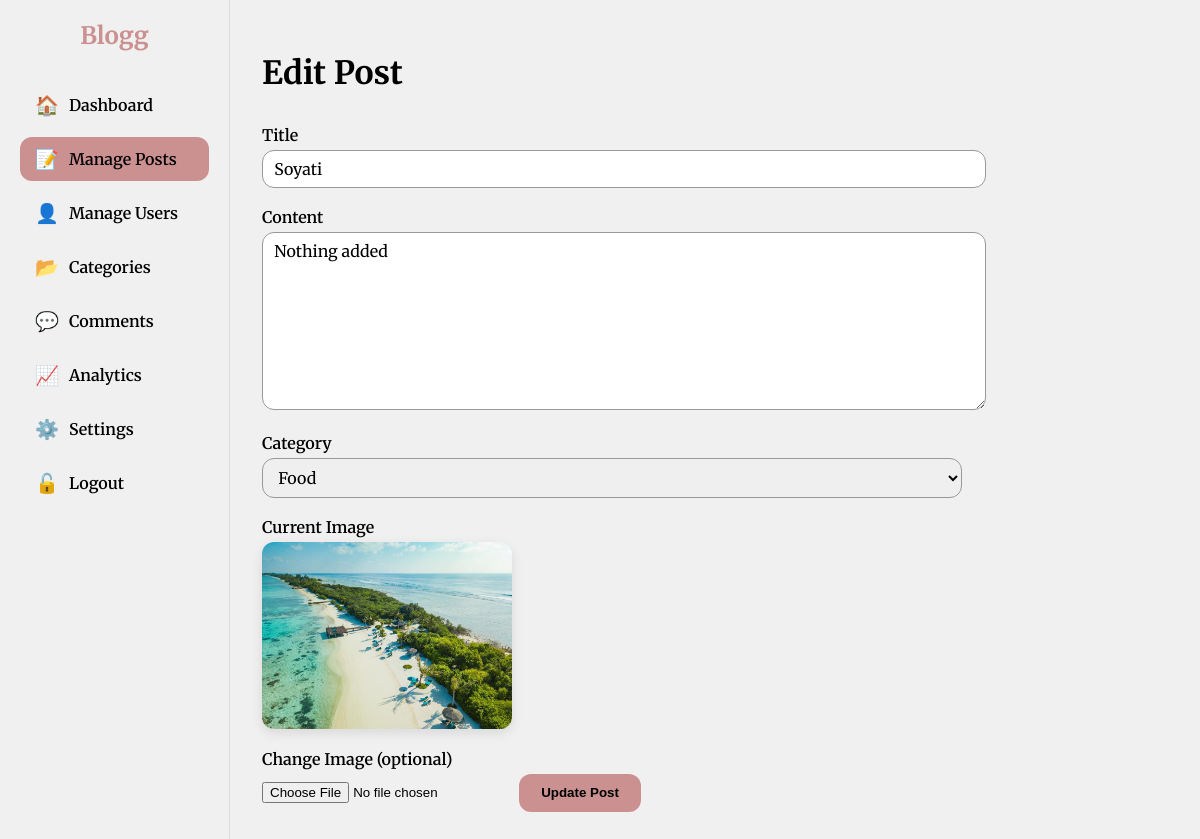
The page /admin/edit-post.php?id=14 (signed in) on the database its author committed.
### tables this page shows
CREATE TABLE `posts` (
  `id` int(11) NOT NULL,
  `user_id` int(11) DEFAULT NULL,
  `title` varchar(255) NOT NULL,
  `content` text NOT NULL,
  `image` varchar(255) DEFAULT NULL,
  `category_id` int(11) DEFAULT NULL,
  `status` enum('draft','published','archived') DEFAULT 'published',
  `created_at` timestamp NOT NULL DEFAULT current_timestamp(),
  `updated_at` timestamp NOT NULL DEFAULT current_timestamp() ON UPDATE current_timestamp(),
  `views` int(11) NOT NULL DEFAULT 0,
  `author` varchar(255) NOT NULL DEFAULT 'Admin'
);

CREATE TABLE `categories` (
  `id` int(11) NOT NULL,
  `name` varchar(100) NOT NULL,
  `description` text DEFAULT NULL
);

### admin/edit-post.php (the view, shortened to what this page needs)
<?php
include '../php/config.php';
$postId = (int)$_GET['id'];
$postResult = $conn->query("SELECT * FROM posts WHERE id = $postId");
$post = $postResult->fetch_assoc();
$categoriesResult = $conn->query("SELECT id, name FROM categories ORDER BY name ASC");
?>
<!DOCTYPE html>
<html lang="en">
<head>
</head>
<body>
  <aside class="sidebar">
    <a href="../index.php" class="logo">Blogg</a>
    <nav>
      <a href="dashboard.php"><span class="icon">🏠</span> Dashboard</a>
      <a href="manage-posts.php" class="active"><span class="icon">📝</span> Manage Posts</a>
      <a href="manage-users.php"><span class="icon">👤</span> Manage Users</a>
      <a href="categories.php"><span class="icon">📂</span> Categories</a>
      <a href="manage-comments.php"><span class="icon">💬</span> Comments</a>
      <a href="analytics-blog.php"><span class="icon">📈</span> Analytics</a>
      <a href="settings.php"><span class="icon">⚙️</span> Settings</a>
      <a href="logout.php"><span class="icon">🔓</span> Logout</a>
    </nav>
  </aside>
  <main class="main-content">
    <h1>Edit Post</h1>
    <form action="" method="post" enctype="multipart/form-data">
      <label for="title">Title</label>
      <input type="text" name="title" id="title" value="<?= htmlspecialchars($post['title']) ?>" required>
      <label for="content">Content</label>
      <textarea name="content" id="content" required><?= htmlspecialchars($post['content']) ?></textarea>
      <label for="category">Category</label>
      <select name="category" id="category" required>
        <?php while ($cat = $categoriesResult->fetch_assoc()): ?>
          <option value="<?= $cat['id'] ?>" <?= ($cat['id'] == $post['category_id']) ? 'selected' : '' ?>>
            <?= htmlspecialchars($cat['name']) ?>
          </option>
        <?php endwhile; ?>
      </select>
      <label>Current Image</label>
      <?php if ($post['image'] && file_exists('../uploads/' . $post['image'])): ?>
        <img src="../uploads/<?= htmlspecialchars($post['image']) ?>" alt="Current Image" class="current-image" />
      <?php else: ?>
        <p>No image uploaded.</p>
      <?php endif; ?>
      <label for="image">Change Image (optional)</label>
      <input type="file" name="image" id="image" accept="image/*">
      <button type="submit">Update Post</button>
    </form>
  </main>
</body>
</html>

### admin/edit-post.php (style rules this page uses)
:root { --font-family: 'Merriweather', serif; --black: #000000; --white: #f0f0f0; --gray: #dddddd; --input-border: #999999; --button-hover-bg: #cb9191; --label-text-default: #666666; --error-text: red; --radius: 12px; --transition: 0.3s ease; --max-width: 1200px; }
body { margin: 0; font-family: var(--font-family); background: var(--white); color: var(--black); min-height: 100vh; display: flex; }
.sidebar { width: 230px; background: var(--white); border-right: 1px solid var(--gray); padding: 20px; box-sizing: border-box; }
.sidebar .logo { font-size: 1.5rem; font-weight: 700; color: var(--button-hover-bg); text-align: center; margin-bottom: 2rem; text-decoration: none; user-select: none; font-family: var(--font-family); cursor: pointer; display: block; }
.sidebar nav a { display: flex; align-items: center; gap: 10px; padding: 10px 15px; margin-bottom: 10px; border-radius: var(--radius); text-decoration: none; font-weight: 600; color: var(--black); transition: background-color var(--transition), color var(--transition); }
.sidebar nav a:hover, .sidebar nav a.active { background: var(--button-hover-bg); color: var(--black); }
.sidebar nav .icon { font-size: 1.2rem; }
main.main-content { flex-grow: 1; padding: 2rem; max-width: var(--max-width); box-sizing: border-box; }
h1 { margin-bottom: 2rem; }
form { max-width: 700px; }
label { display: block; margin-bottom: 0.3rem; font-weight: 600; color: var(--black); }
input[type="text"], select, textarea { width: 100%; padding: 0.5rem 0.7rem; border: 1px solid var(--input-border); border-radius: var(--radius); margin-bottom: 1.2rem; font-family: var(--font-family); font-size: 1rem; }
textarea { min-height: 160px; resize: vertical; }
input[type="file"] { margin-bottom: 1.2rem; }
button { background: var(--button-hover-bg); border: none; padding: 0.7rem 1.4rem; border-radius: var(--radius); color: var(--black); font-weight: 700; cursor: pointer; transition: background-color var(--transition); }
img.current-image { max-width: 250px; margin-bottom: 1rem; border-radius: var(--radius); box-shadow: 0 4px 12px rgba(0,0,0,0.1); }

### rows shown on the page
posts: title "Soyati", content "Nothing added", category "Food", image (picture)
